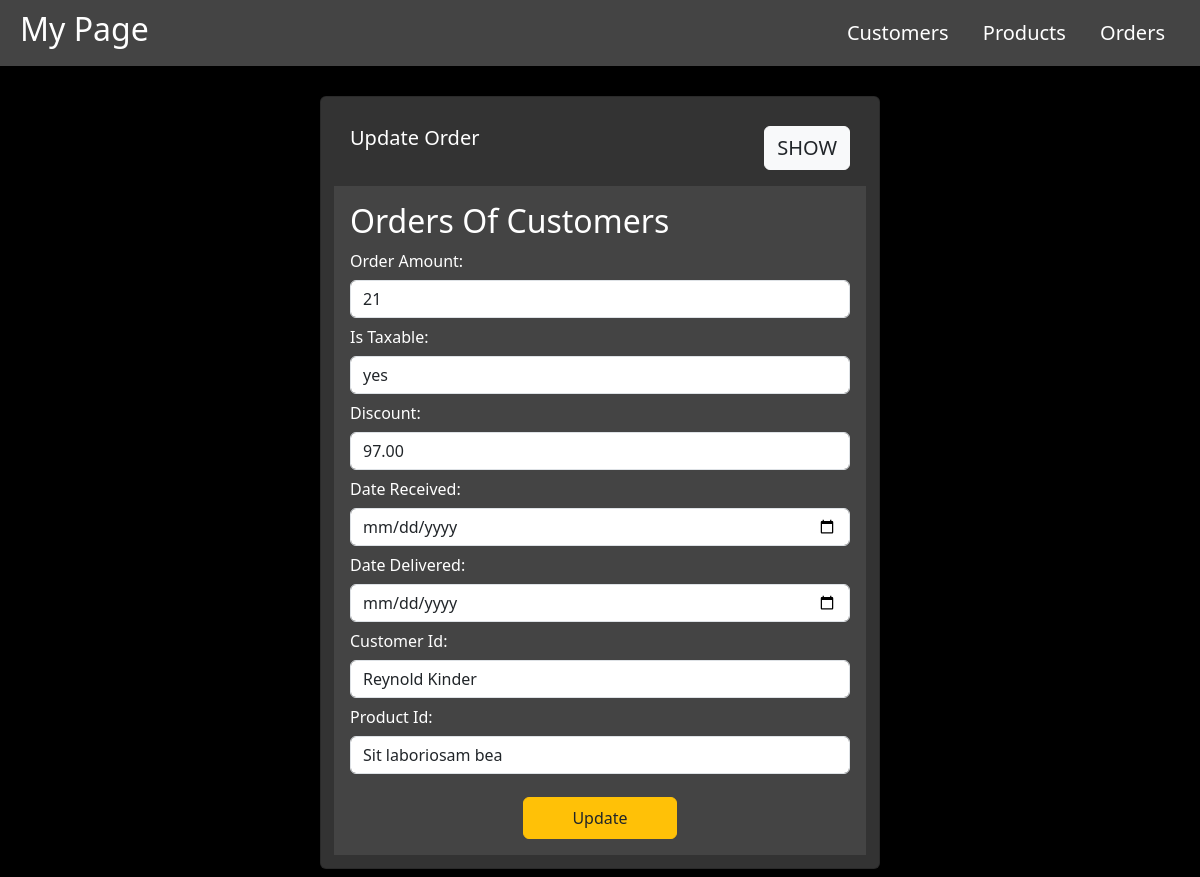
Screenshot of /orders/update.php?edit=24 with the database file from the repository.
### tables this page shows
CREATE TABLE `orders` (
  `id` int(10) UNSIGNED NOT NULL,
  `amount` int(11) DEFAULT NULL,
  `is_taxable` enum('yes','no') DEFAULT NULL,
  `discount` decimal(5,2) DEFAULT NULL,
  `date_received` varchar(200) DEFAULT current_timestamp(),
  `date_delivered` varchar(200) DEFAULT NULL,
  `notes` varchar(255) DEFAULT NULL,
  `product_id` int(10) UNSIGNED DEFAULT NULL,
  `customer_id` int(10) UNSIGNED DEFAULT NULL
);

### orders/update.php (the view, shortened to what this page needs)
<?php
include_once "../shared/config.php";
include_once "../shared/head.php";
$selectCustomers = "SELECT id, first_name, last_name FROM customers";
$customers = mysqli_query($connect, $selectCustomers);
$selectProducts = "SELECT id, title FROM products";
$products = mysqli_query($connect, $selectProducts);
if(isset($_GET['edit'])){
    $id = $_GET['edit'];
    $select = "SELECT * FROM orders WHERE id = $id";
    $data = mysqli_query($connect, $select);
    $row = mysqli_fetch_array($data);
}
?>
<div class="container col-6">
    <div class="card m-2">
            <h5 class="m-3">
                Update Order
                <a href="/yasmin/tasks/study/orders/" class="btn btn-light float-end text-dark fs-5 fw-medium">SHOW</a>
            </h5>
            <div class="card-body">
                <div class="title-card">
                    <h2>Orders Of Customers</h2>
                </div>
                <form method="post">
                    <div class="form-group">
                        <label>Order Amount: </label>
                        <input type="number" class="form-control" name="amount" value="<?= $row['amount'] ?>">
                    </div>
                    <div class="form-group">
                        <label>Is Taxable: </label>
                        <select class="form-control" name="is_taxable">
                            <?php if($row['is_taxable'] == 'yes'): ?>
                                <option selected value="yes">yes</option>
                            <?php else: ?>
                                <option selected value="no">no</option>
                                <option value="yes">yes</option>
                            <?php endif; ?>
                        </select>
                    </div>
                    <div class="form-group">
                        <label>Discount: </label>
                        <input type="number" class="form-control" name="discount" value="<?= $row['discount'] ?>">
                    </div>
                    <div class="form-group">
                        <label>Date Received: </label>
                        <input type="date" class="form-control" name="date_received" value="<?= $row['date_received'] ?>">
                    </div>
                    <div class="form-group">
                        <label>Date Delivered: </label>
                        <input type="date" class="form-control" name="date_delivered" value="<?= $row['date_delivered'] ?>">
                    </div>
                    <div class="form-group">
                        <label>Customer Id: </label>
                        <select class="form-control" name="customer_id">
                            <?php foreach($customers as $cus): ?>
                                <?php if($cus['id'] == $row['customer_id']): ?>
                                    <option selected value="<?= $cus['id'] ?>">
                                        <?= $cus['first_name'] . ' ' . $cus['last_name'] ?>
                                    </option>
                                    <?php else: ?>
                                        <option value="<?= $cus['id'] ?>">
                                            <?= $cus['first_name'] . ' ' . $cus['last_name'] ?>
                                        </option>
                                <?php endif; ?>
                            <?php endforeach; ?>
                        </select>
                    </div>
                    <div class="form-group">
                        <label>Product Id: </label>
                        <select class="form-control" name="product_id">
                            <?php foreach($products as $pro): ?>
                                <?php if($pro['id'] == $row['product_id']): ?>
                                    <option selected value="<?= $pro['id'] ?>">
                                        <?= $pro['title']?>
                                    </option>
                                    <?php else: ?>
                                        <option value="<?= $pro['id'] ?>">
                                            <?= $pro['title']?>
                                        </option>
                                <?php endif; ?>
                            <?php endforeach; ?>
                        </select>
                    </div>
                    <div class="d-flex justify-content-center ">
                        <button type="submit" class="btn btn-warning text-dark mt-3 px-5 py-2 fw-medium text-capitalize" name="update">update</button>
                    </div>
                </form>
            </div>
        </div>
    </div>
<?php
include_once "../shared/foot.php" ?>

### css/main.css (style rules this page uses)
body { background-color: #000; color: #fff; }
.card { background-color: #333; color: #fff; padding: 13px; }
.card-body { background-color: #444; color: #fff; }
.form-control { margin: 7px 0; }

### rows the page displays
orders: amount "21", is_taxable "yes", discount "97.00"

### other values shown
form field customer_id "Reynold Kinder"
form field product_id "Sit laboriosam bea"
